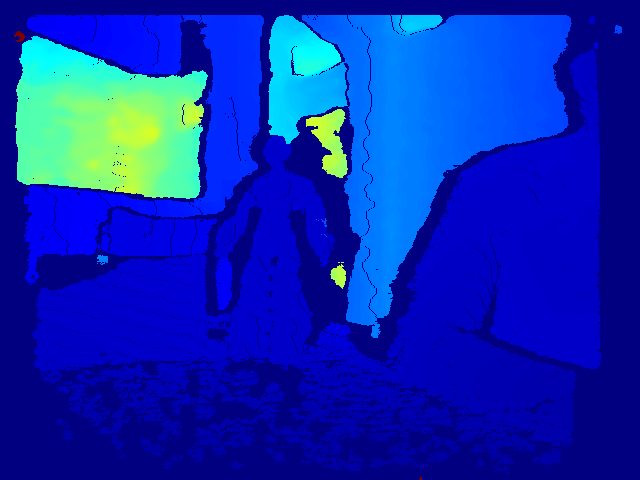
#> input picture Testing/testing_files/depth_frame_570_cam138322252073.png, 640 x 480 px, found by its file name
$ python reconstruction2.py
#> lines starting #> are read from the running program, lines starting #| are printed output that depends on the picture; pictures that were not available may be replaced by others from this repository, and a replacement may not be noted
import open3d as o3d
import numpy as np
import cv2

# Camera intrinsics for both cameras (using average focal length values for simplicity)
fx1, fy1 = 382.2030, 388.7367  # Camera 1 focal lengths
cx1, cy1 = 317.0201, 243.9064  # Camera 1 principal points

# fx1, fy1 = 380.305, 380.0055  # Camera 1 focal lengths
# cx1, cy1 = 322.0625, 243.6006  # Camera 1 principal points

fx2, fy2 = 392.6607, 394.1234  # Camera 2 focal lengths
cx2, cy2 = 315.2463, 246.4275  # Camera 2 principal points

# fx2, fy2 = 378.843, 378.529  # Camera 2 focal lengths
# cx2, cy2 = 317.564, 246.684  # Camera 2 principal points

# Intrinsic matrix for Camera 1
K1 = np.array([[fx1, 0, cx1],
               [0, fy1, cy1],
               [0, 0, 1]])

# Intrinsic matrix for Camera 2
K2 = np.array([[fx2, 0, cx2],
               [0, fy2, cy2],
               [0, 0, 1]])

# Transformation matrix (extrinsics) from Camera 1 to Camera 2
# T = np.array([[0.8905, -0.0015,  0.4550, 251.0631],
#               [-0.0087, 0.9998, 0.0204, 3.0915],
#               [-0.4549, -0.0222, 0.8903, 74.1394],
#               [0, 0, 0, 1]])

T = np.array([[0.889,	-0.012,	-0.457,	-189.380],
              [0.001,	1.000,	-0.024,	-1.555],
              [0.457,	0.021,	0.889,	-180.769],
              [0.000,	0.000,	0.000,	1.000]])

# Invert the transformation matrix
T_inv = np.linalg.inv(T)

# Load depth and color images (placeholders; replace with actual paths to your images)
depth_image1 = cv2.imread("depth_images/depth_frame_570_cam138322252073.png", cv2.IMREAD_UNCHANGED)
#> depth_image1 is the input picture: shape (480, 640, 3); mean B, G, R 180.4, 41.6, 9.1
color_image1 = cv2.imread("rgb_images/rgb_frame_570_cam138322252073.png")
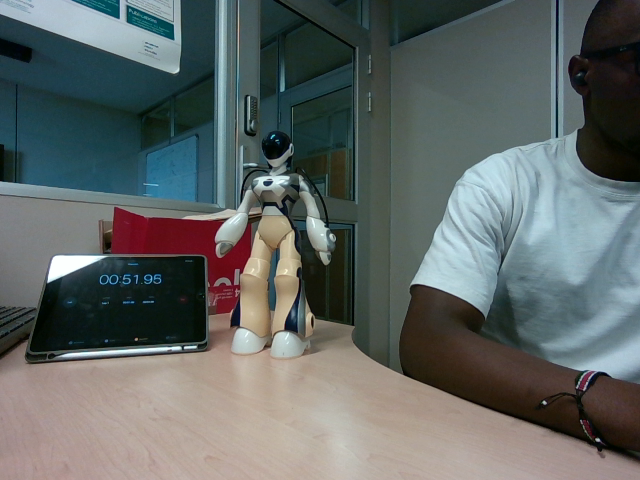
#> input picture Testing/testing_files/rgb_frame_570_cam138322252073.png, 640 x 480 px, found by its file name
#> color_image1 is the input picture: shape (480, 640, 3); mean B, G, R 101.6, 103.2, 96.7
depth_image2 = cv2.imread("depth_images/depth_frame_571_cam138322252073.png", cv2.IMREAD_UNCHANGED)
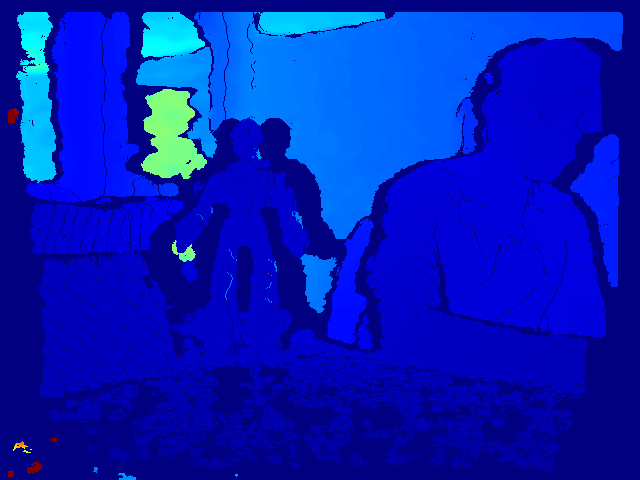
#> input picture Testing/testing_files/depth_frame_571_cam141322252882.png, 640 x 480 px, given in place of depth_frame_571_cam138322252073.png, which was not available
#> depth_image2 is the input picture: shape (480, 640, 3); mean B, G, R 186.5, 27.3, 1.9
color_image2 = cv2.imread("rgb_images/rgb_frame_571_cam138322252073.png")
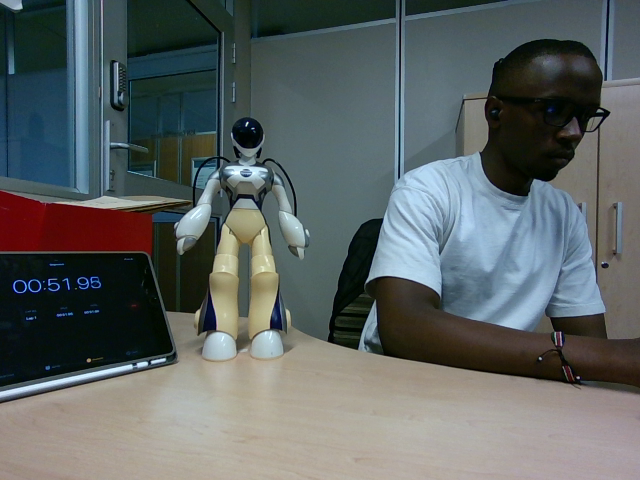
#> input picture Testing/testing_files/rgb_frame_571_cam141322252882.png, 640 x 480 px, given in place of rgb_frame_571_cam138322252073.png, which was not available
#> color_image2 is the input picture: shape (480, 640, 3); mean B, G, R 99.6, 100, 93.3

# depth_image = np.asanyarray(depth_image1.get_data())
np.set_printoptions(threshold = np.inf)

# Create Open3D point clouds from the depth images
def create_point_cloud_from_depth_image(depth_image, color_image, intrinsic_matrix):
    # Create Open3D RGBD image
    color = o3d.geometry.Image(cv2.cvtColor(color_image, cv2.COLOR_BGR2RGB))
    depth = o3d.geometry.Image(depth_image)
    rgbd_image = o3d.geometry.RGBDImage.create_from_color_and_depth(color, depth, depth_scale= 0.1,convert_rgb_to_intensity=False)

    # Create intrinsic parameters object
    intrinsics = o3d.camera.PinholeCameraIntrinsic()
    intrinsics.set_intrinsics(depth_image.shape[1], depth_image.shape[0], intrinsic_matrix[0, 0], intrinsic_matrix[1, 1],
                              intrinsic_matrix[0, 2], intrinsic_matrix[1, 2])

    # Generate point cloud
    point_cloud = o3d.geometry.PointCloud.create_from_rgbd_image(rgbd_image, intrinsics)
    return point_cloud

# Generate point clouds for both cameras
pcd1 = create_point_cloud_from_depth_image(depth_image1, color_image1, K1)
pcd2 = create_point_cloud_from_depth_image(depth_image2, color_image2, K2)

# Transform the second point cloud to align with the first point cloud
pcd2.transform(T)

# Combine the point clouds
#> (the run stopped early here; a loop or call above may not have finished)
